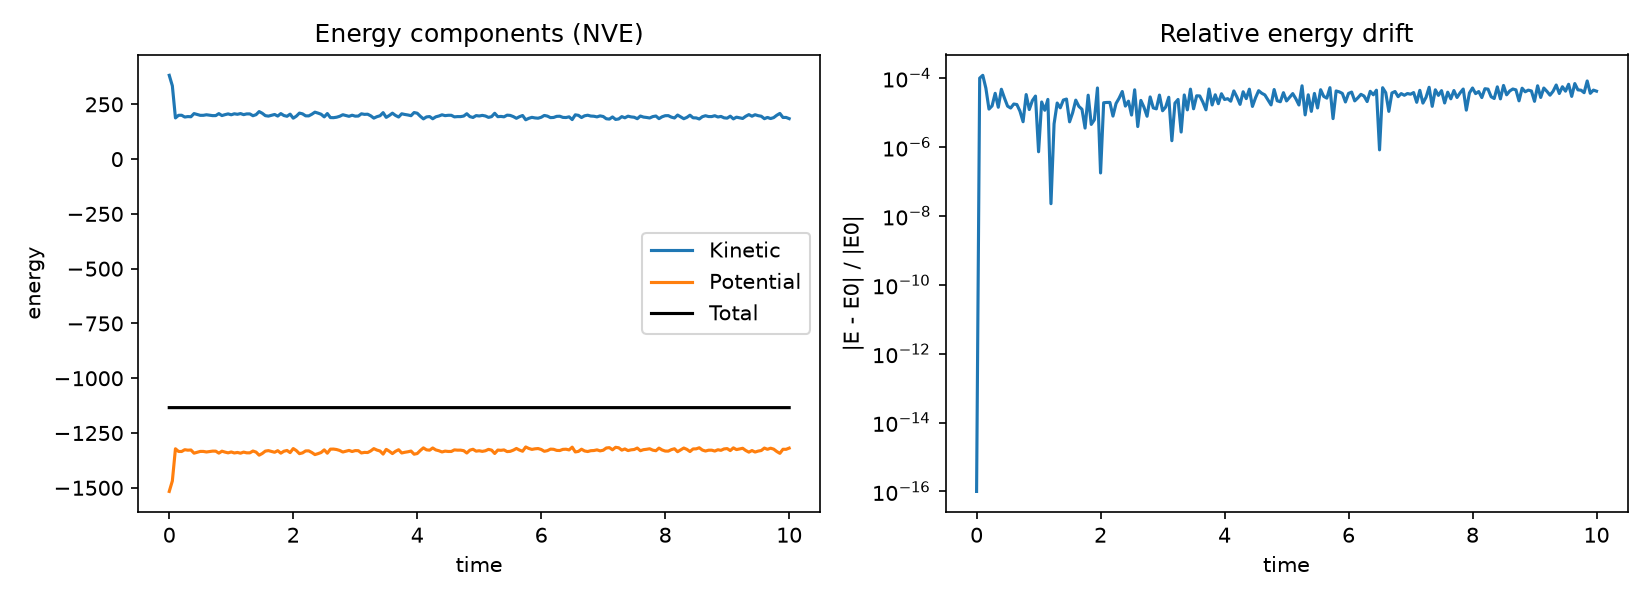

The script that saved this image:
"""NVE run: energy conservation of velocity Verlet for a Lennard-Jones liquid."""

import time

import matplotlib
matplotlib.use("Agg")
import matplotlib.pyplot as plt
import numpy as np

from mdlite.integrators import run_nve
from mdlite.system import create_fcc_system

system = create_fcc_system(4, density=0.8, temperature=1.0, seed=42)
print(f"N = {system.n_particles}, box = {system.box:.4f}")

t0 = time.perf_counter()
log = run_nve(system, n_steps=2000, dt=0.005, record_every=10)
print(f"Run time: {time.perf_counter() - t0:.1f} s")

e = log["total"]
drift = np.abs(e - e[0]) / abs(e[0])
print(f"E0 = {e[0]:.4f}, E_final = {e[-1]:.4f}")
print(f"Max relative energy drift: {drift.max():.2e}")
print(f"Mean temperature after melting: {log['temperature'][50:].mean():.3f}")

fig, ax = plt.subplots(1, 2, figsize=(11, 4))
ax[0].plot(log["time"], log["kinetic"], label="Kinetic")
ax[0].plot(log["time"], log["potential"], label="Potential")
ax[0].plot(log["time"], log["total"], label="Total", color="k")
ax[0].set_xlabel("time"); ax[0].set_ylabel("energy"); ax[0].legend()
ax[0].set_title("Energy components (NVE)")
ax[1].semilogy(log["time"], drift + 1e-16)
ax[1].set_xlabel("time"); ax[1].set_ylabel("|E - E0| / |E0|")
ax[1].set_title("Relative energy drift")
plt.tight_layout()
plt.savefig("examples/nve_energy.png", dpi=150)
print("Saved examples/nve_energy.png")
